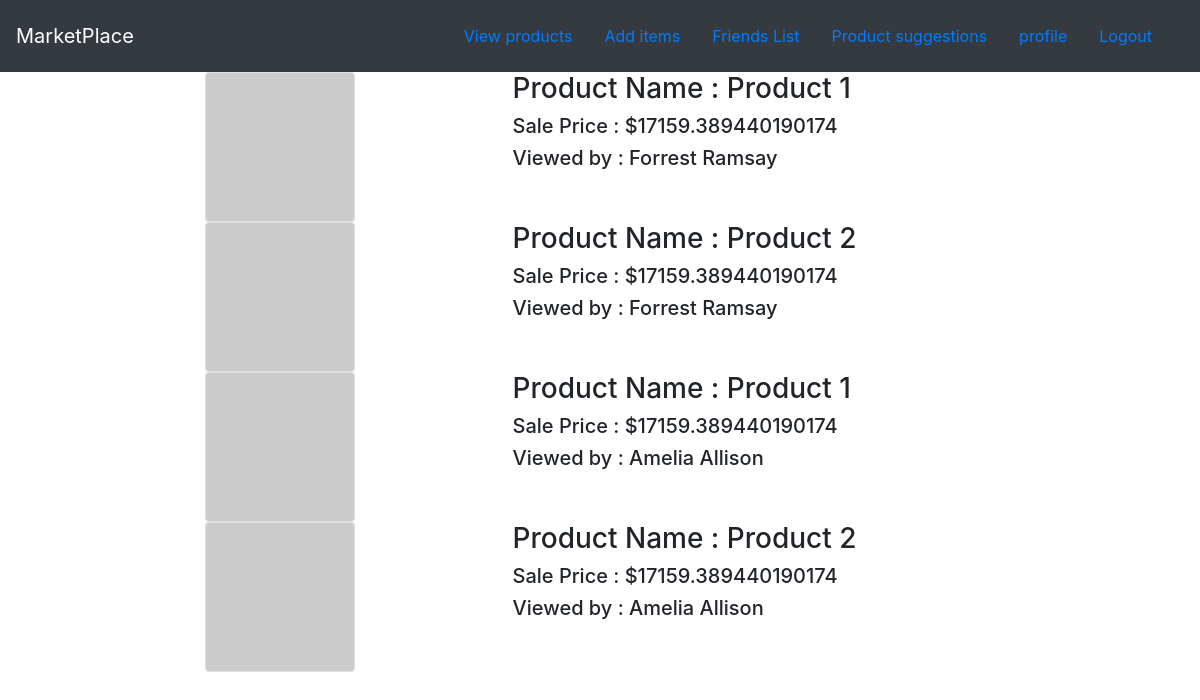
Page /marketplace/products/suggestions/ (signed in) on the committed database.
### marketplace/models.py (models this page shows, shortened)
class products(models.Model):
    product_id = models.IntegerField(unique=True)
    product_category = models.CharField(max_length=200)
    product_name = models.CharField(max_length=200)
    product_image = models.CharField(max_length=800,default="https://nayemdevs.com/wp-content/uploads/2020/03/default-product-image.png")
    product_stock = models.BooleanField()
    product_price = models.FloatField()
    sale_price = models.FloatField()
    description = models.TextField(null=True)
    modified_date = models.DateTimeField(auto_now=True)
    user_name = models.ForeignKey(User,on_delete=models.CASCADE,default=1)

### marketplace/views.py (the view)
# urls.py: path('products/suggestions/',views.suggestions,name="suggestions"),
@login_required
def suggestions(request):
    user_id = request.user.id
    friends_obj = Friends.objects.get(user_id=user_id)
    friends_list = jsonDec.decode(friends_obj.friends_list)
    data_list = []
    for inc in friends_list:
        if User.objects.filter(id=inc).exists():
            user_date = User.objects.get(id = inc)
            if product_views.objects.filter(user_id=inc).exists():
                product_view_obj = product_views.objects.get(user_id=inc)
                product_view_list =  jsonDec.decode(product_view_obj.views_list)
                for inc_items in product_view_list:
                    item = products.objects.get(product_id=inc_items)
                    data_dict = {}
                    data_dict['name'] = item.product_name
                    data_dict['image'] = item.product_image
                    data_dict['sale_price'] = item.sale_price
                    data_dict['friend_name'] = user_date.username
                    if user_id != item.user_name.id:
                        data_list.append(data_dict)
    context = {
        'detail':data_list,
    }
    return render(request,'marketplace/suggestions.html',context)

### marketplace/templates/marketplace/suggestions.html
{% extends 'marketplace/base.html' %}
{% block body %}
    {% for item in detail %}
        <div class="row">
            <div class="col-md-3 offset-md-2">
                <img class="card" height="150px" src="{{ item.image }}"/>
            </div>
            <div class="col-md-4">
                <h3>Product Name : {{ item.name }}</h3>
                <h5>Sale Price : ${{ item.sale_price}}</h5>
                <h5>Viewed by : {{ item.friend_name }}</h5>
            </div>
        </div>
    {% endfor %}
{% endblock %}

### marketplace/static/marketplace/style.css (style rules this page uses)
body { background-color: pink; }

### rows in the picture
products: name "Product 1" "Product 1", sale_price "17159.389440190174" "17159.389440190174"
products: name "Product 2" "Product 2", sale_price "17159.389440190174" "17159.389440190174"

### other values in the picture
{{ item.friend_name }} "Forrest Ramsay" "Forrest Ramsay" "Amelia Allison" "Amelia Allison"
